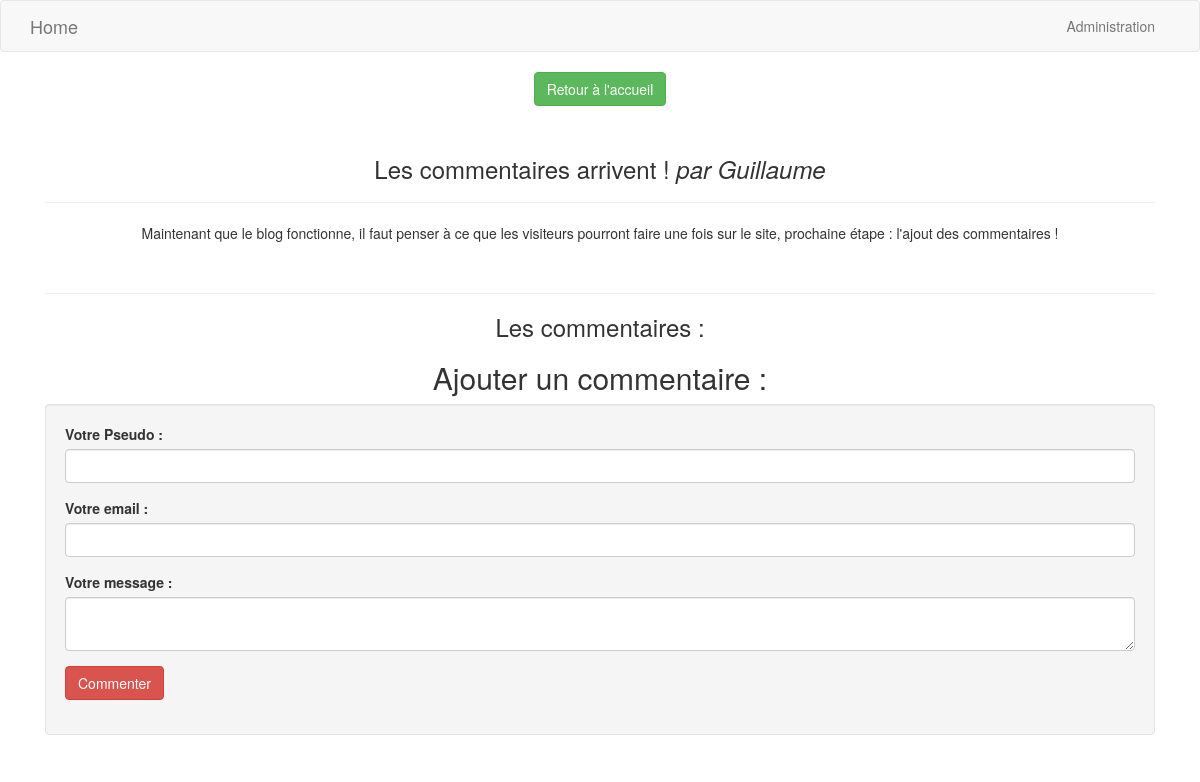
/commentaires.php?billet=2, run on the app's committed database.
### tables this page shows
CREATE TABLE IF NOT EXISTS `article` (
  `id` int(11) NOT NULL AUTO_INCREMENT,
  `titre` varchar(255) NOT NULL,
  `contenu` text NOT NULL,
  `date_publication` datetime NOT NULL,
  `auteur` varchar(255) NOT NULL,
  PRIMARY KEY (`id`)
);

### controller/commentaires.php (called while the page is built, shortened)
<?php
include_once 'modele/get_articles.php';
$billets = get_articles_by_id();
include_once 'vue/blog/commentaires.php';

### modele/get_articles.php (called while the page is built, shortened)
<?php
function get_articles_by_id()
{
  global $bdd;
  $req = $bdd->prepare('SELECT id, titre, contenu, auteur, DATE_FORMAT(date_publication
  , \'%d/%m/%Y à %Hh%imin%ss\') AS date_creation FROM article WHERE id = ?');
  $req->execute(array($_GET['billet']));
  $billetsID = $req->fetch();
  return $billetsID;
}

### vue/blog/commentaires.php (the view, shortened to what this page needs)
<?php
include 'inc/header.php';
?>
<div class="container">
  <div clas="row">
    <div class="col-xs-12">
      <p class="text-center"><a href="blog.php" class="btn btn-success">Retour à l'accueil</a></p>
      <br/>
      <h3 class="text-center"><?php echo $billets['titre']; ?> <em>par <?php echo $billets['auteur']; ?></em></h3>
      <hr />
      <p class="text-center"><?php echo $billets['contenu']; ?></p>
      <br/>
      <hr />
      <h3 class="text-center">Les commentaires :</h3>
      <h2 class="text-center">Ajouter un commentaire :</h2>
        <div class="well">
            <form method="post" action="">
                <div class="form-group">
                <label>Votre Pseudo :</label>
                  <input type="text" name="auteur" class="form-control" />
                </div>
                <div class="form-group">
                <label>Votre email :</label>
                  <input type="email" name="email" class="form-control" />
                </div>
                <div class="form-group">
                <label>Votre message :</label>
                  <textarea type="text" name="message" class="form-control"></textarea>
                </div>
                <div class="form-group">
                  <input type="submit" value="Commenter" class="btn btn-danger" />
                </div>
            </form>
        </div>
    </div>
  </div>
</div>
<?php
include 'inc/footer.php';
?>

### data on the page
article: titre "Les commentaires arrivent !", auteur "Guillaume", contenu "Maintenant que le blog fonctionne, il faut penser à ce que les visiteurs pourront faire une fois sur le site, prochaine étape : l'ajout des commentaires !"
